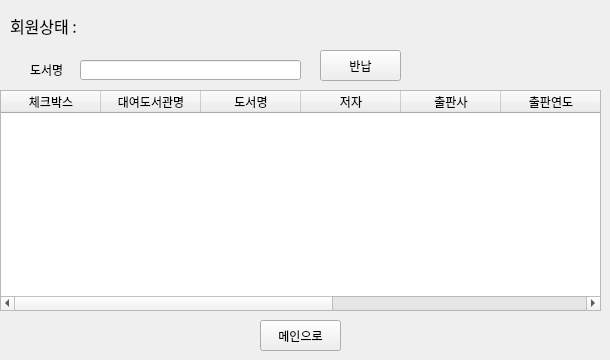
      <widget class="QWidget" name="tab_rentallist">
       <attribute name="title">
        <string>대여현황</string>
       </attribute>
       <widget class="QLabel" name="return_status">
        <property name="geometry">
         <rect>
          <x>10</x>
          <y>15</y>
          <width>161</width>
          <height>21</height>
         </rect>
        </property>
        <property name="font">
         <font>
          <family>돋움</family>
          <pointsize>12</pointsize>
         </font>
        </property>
        <property name="text">
         <string>회원상태 :</string>
        </property>
       </widget>
       <widget class="QTableWidget" name="table_rental">
        <property name="geometry">
         <rect>
          <x>0</x>
          <y>90</y>
          <width>601</width>
          <height>221</height>
         </rect>
        </property>
        <column>
         <property name="text">
          <string>체크박스</string>
         </property>
        </column>
        <column>
         <property name="text">
          <string>대여도서관명</string>
         </property>
        </column>
        <column>
         <property name="text">
          <string>도서명</string>
         </property>
        </column>
        <column>
         <property name="text">
          <string>저자</string>
         </property>
        </column>
        <column>
         <property name="text">
          <string>출판사</string>
         </property>
        </column>
        <column>
         <property name="text">
          <string>출판연도</string>
         </property>
        </column>
        <column>
         <property name="text">
          <string>대여일</string>
         </property>
        </column>
        <column>
         <property name="text">
          <string>반납예정일</string>
         </property>
        </column>
        <column>
         <property name="text">
          <string>연체일</string>
         </property>
        </column>
       </widget>
       <widget class="QLabel" name="label_36">
        <property name="geometry">
         <rect>
          <x>30</x>
          <y>60</y>
          <width>51</width>
          <height>20</height>
         </rect>
        </property>
        <property name="text">
         <string>도서명</string>
        </property>
       </widget>
       <widget class="QLineEdit" name="return_title2">
        <property name="geometry">
         <rect>
          <x>80</x>
          <y>60</y>
          <width>221</width>
          <height>20</height>
         </rect>
        </property>
        <property name="echoMode">
         <enum>QLineEdit::Normal</enum>
        </property>
       </widget>
       <widget class="QPushButton" name="btn_return">
        <property name="geometry">
         <rect>
          <x>320</x>
          <y>50</y>
          <width>81</width>
          <height>31</height>
         </rect>
        </property>
        <property name="text">
         <string>반납</string>
        </property>
       </widget>
       <widget class="QPushButton" name="btn_main4">
        <property name="geometry">
         <rect>
          <x>260</x>
          <y>320</y>
          <width>81</width>
          <height>31</height>
         </rect>
        </property>
        <property name="text">
         <string>메인으로</string>
        </property>
       </widget>
      </widget>
